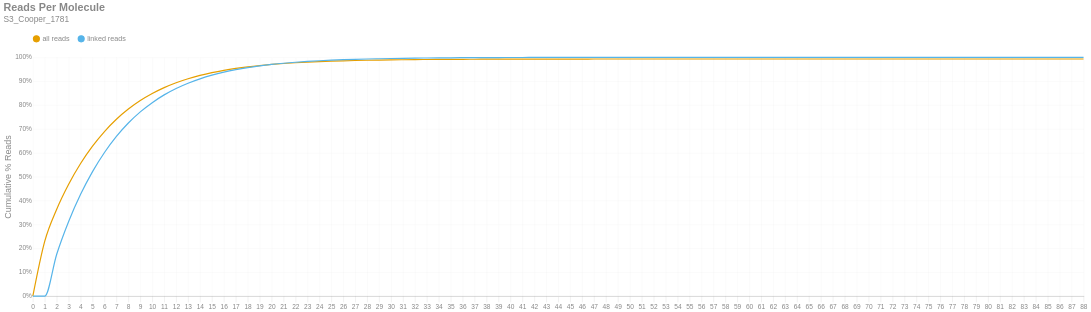

The notebook cell this image was saved under:
### Markdown cell above
### Reads per Molecule
This chart shows the cumulative distribution of the number of reads per linked molecule. That is, how many alignments are associated with a unique molecule. This excludes the number of reads associated with invalid or absent linked-read barcodes. The `linked` histogram is the percentages recalculated when disregarding singletons.

### Code cell
if SKIPLR:
    print_html(f"Skipped")
else:
    counts = np.bincount(valids['reads'].cast(pl.Int64).to_numpy())
    weighted = counts * np.arange(len(counts))
    all_perc = weighted / n_reads
    linked_perc = weighted / n_linked_reads
    linked_perc[1] = 0
    binned_df = pl.DataFrame({
        'readsper': list(range(len(counts))),
        'all reads (cumsum)': np.cumsum(all_perc).tolist(),
        'linked reads (cumsum)': np.cumsum(linked_perc).tolist(),
    })

    with SafeRender(binned_df):
        (
            density_plot(binned_df, 'Reads Per Molecule', samplename, 'readspmol')
            .encode(
                x=alt.X('readsper:O', title=None).axis(labelAngle=0).scale(padding=0),
                y=alt.Y('value:Q', title='Cumulative % Reads').axis(format='%').stack(False),
                color=alt.Color("key:N").scale(domain=["all reads", "linked reads"]),
                tooltip=[
                    alt.Tooltip("key:N", title="Data Type"),
                    alt.Tooltip("readsper:O", title="Reads Per Molecule"),
                    alt.Tooltip("value:Q", format=".2%", title="% Reads (Cum.)")
                ]            
            )
        ).display()

### Figure 1 — Vega-Lite specification as saved in the notebook (floating-point values rounded to 4 significant figures)
{"width": "container", "height": 400, "config": {"title": {"anchor": "start", "dy": -15, "fontSize": 18, "color": "#888888", "subtitleColor": "#888888", "subtitleFontSize": 14}, "arc": {"fill": "#0072B2"}, "axis": {"domainColor": "#888888", "domainWidth": 0.5, "gridWidth": 0.2, "grid": false, "titleFontWeight": 400, "titleFontSize": 15, "labelFontSize": 11, "labelColor": "#888888", "tickColor": "#888888", "tickWidth": 0.2, "titleColor": "#888888"}, "axisBand": {"grid": false}, "axisX": {"grid": true, "tickSize": 10, "domainCap": "round"}, "axisY": {"domain": false, "grid": true, "tickSize": 0, "domainCap": "round"}, "background": "transparent", "header": {"labelFontSize": 15, "labelColor": "#888888", "titleFontSize": 15, "titleFontWeight": 600, "titleColor": "#888888"}, "legend": {"labelFont": "sans-serif", "labelFontSize": 12, "labelColor": "#888888", "symbolSize": 100, "symbolType": "circle", "titleFontSize": 12, "titlePadding": 10, "titleColor": "#888888", "title": null, "orient": "top"}, "range": {"category": ["#E69F00", "#56B4E9", "#009E73", "#F0E442", "#0072B2", "#D55E00", "#CC79A7", "#000000"], "diverging": ["#cfe8f3", "#a2d4ec", "#73bfe2", "#46abdb", "#1696d2", "#12719e"]}, "area": {"fill": "#0072B2", "fillOpacity": 0.7, "line": true, "strokeOpacity": 0.7}, "line": {"color": "#0072B2", "stroke": "#0072B2", "strokeWidth": 2}, "trail": {"color": "#0072B2", "stroke": "#0072B2", "strokeWidth": 0, "size": 1}, "point": {"filled": true, "fillOpacity": 1.0, "size": 95}, "text": {"color": "#888888", "fontSize": 11, "align": "right", "fontWeight": 400, "size": 11}, "bar": {"fill": "#0072B2", "stroke": null}, "view": {"stroke": null, "continuousWidth": 660, "continuousHeight": 400}}, "data": {"name": "data-8f134233a504f140d932b2fd6e3e87ae"}, "mark": {"type": "line", "interpolate": "monotone", "point": {"opacity": 0, "size": 275}}, "encoding": {"color": {"field": "key", "scale": {"domain": ["all reads", "linked reads"]}, "type": "nominal"}, "tooltip": [{"field": "key", "title": "Data Type", "type": "nominal"}, {"field": "readsper", "title": "Reads Per Molecule", "type": "ordinal"}, {"field": "value", "format": ".2%", "title": "% Reads (Cum.)", "type": "quantitative"}], "x": {"axis": {"labelAngle": 0}, "field": "readsper", "scale": {"padding": 0}, "title": null, "type": "ordinal"}, "y": {"axis": {"format": "%"}, "field": "value", "stack": false, "title": "Cumulative % Reads", "type": "quantitative"}}, "params": [{"name": "param_c36ac31b6afebe62", "select": {"type": "point", "fields": ["key"]}, "bind": "legend"}], "title": {"text": "Reads Per Molecule", "subtitle": "S3_Cooper_1781"}, "transform": [{"fold": ["all reads (cumsum)", "linked reads (cumsum)"]}, {"calculate": "replace(datum.key, ' (cumsum)', '')", "as": "key"}, {"filter": {"param": "param_c36ac31b6afebe62"}}], "usermeta": {"embedOptions": {"downloadFileName": "S3_Cooper_1781.readspmol"}}, "$schema": "https://vega.github.io/schema/vega-lite/v6.1.0.json", "datasets": {"data-8f134233a504f140d932b2fd6e3e87ae": [{"readsper": 0, "all reads (cumsum)": 0.0, "linked reads (cumsum)": 0.0}, {"readsper": 1, "all reads (cumsum)": 0.2303, "linked reads (cumsum)": 0.0}, {"readsper": 2, "all reads (cumsum)": 0.3642, "linked reads (cumsum)": 0.1755}, {"readsper": 3, "all reads (cumsum)": 0.4687, "linked reads (cumsum)": 0.3126}, {"readsper": 4, "all reads (cumsum)": 0.5554, "linked reads (cumsum)": 0.4262}, {"readsper": 5, "all reads (cumsum)": 0.6279, "linked reads (cumsum)": 0.5213}, {"readsper": 6, "all reads (cumsum)": 0.6891, "linked reads (cumsum)": 0.6015}, {"readsper": 7, "all reads (cumsum)": 0.7404, "linked reads (cumsum)": 0.6688}, {"readsper": 8, "all reads (cumsum)": 0.7832, "linked reads (cumsum)": 0.7249}, {"readsper": 9, "all reads (cumsum)": 0.8188, "linked reads (cumsum)": 0.7715}, {"readsper": 10, "all reads (cumsum)": 0.8482, "linked reads (cumsum)": 0.8102}, {"readsper": 11, "all reads (cumsum)": 0.8731, "linked reads (cumsum)": 0.8427}, {"readsper": 12, "all reads (cumsum)": 0.8934, "linked reads (cumsum)": 0.8694}, {"readsper": 13, "all reads (cumsum)": 0.9103, "linked reads (cumsum)": 0.8916}, {"readsper": 14, "all reads (cumsum)": 0.9243, "linked reads (cumsum)": 0.9099}, {"readsper": 15, "all reads (cumsum)": 0.936, "linked reads (cumsum)": 0.9252}, {"readsper": 16, "all reads (cumsum)": 0.9456, "linked reads (cumsum)": 0.9379}, {"readsper": 17, "all reads (cumsum)": 0.9535, "linked reads (cumsum)": 0.9482}, {"readsper": 18, "all reads (cumsum)": 0.9601, "linked reads (cumsum)": 0.9569}, {"readsper": 19, "all reads (cumsum)": 0.9656, "linked reads (cumsum)": 0.964}, {"readsper": 20, "all reads (cumsum)": 0.9702, "linked reads (cumsum)": 0.9701}, {"readsper": 21, "all reads (cumsum)": 0.9741, "linked reads (cumsum)": 0.9752}, {"readsper": 22, "all reads (cumsum)": 0.9773, "linked reads (cumsum)": 0.9794}, {"readsper": 23, "all reads (cumsum)": 0.9799, "linked reads (cumsum)": 0.9828}, {"readsper": 24, "all reads (cumsum)": 0.982, "linked reads (cumsum)": 0.9856}, {"readsper": 25, "all reads (cumsum)": 0.9838, "linked reads (cumsum)": 0.9879}, {"readsper": 26, "all reads (cumsum)": 0.9853, "linked reads (cumsum)": 0.9899}, {"readsper": 27, "all reads (cumsum)": 0.9866, "linked reads (cumsum)": 0.9916}, {"readsper": 28, "all reads (cumsum)": 0.9877, "linked reads (cumsum)": 0.993}, {"readsper": 29, "all reads (cumsum)": 0.9885, "linked reads (cumsum)": 0.9941}, {"readsper": 30, "all reads (cumsum)": 0.9893, "linked reads (cumsum)": 0.9951}, {"readsper": 31, "all reads (cumsum)": 0.9899, "linked reads (cumsum)": 0.9959}, {"readsper": 32, "all reads (cumsum)": 0.9904, "linked reads (cumsum)": 0.9966}, {"readsper": 33, "all reads (cumsum)": 0.9909, "linked reads (cumsum)": 0.9972}, {"readsper": 34, "all reads (cumsum)": 0.9912, "linked reads (cumsum)": 0.9976}, {"readsper": 35, "all reads (cumsum)": 0.9915, "linked reads (cumsum)": 0.998}, {"readsper": 36, "all reads (cumsum)": 0.9918, "linked reads (cumsum)": 0.9983}, {"readsper": 37, "all reads (cumsum)": 0.9919, "linked reads (cumsum)": 0.9986}, {"readsper": 38, "all reads (cumsum)": 0.9921, "linked reads (cumsum)": 0.9988}, {"readsper": 39, "all reads (cumsum)": 0.9923, "linked reads (cumsum)": 0.999}, {"readsper": 40, "all reads (cumsum)": 0.9924, "linked reads (cumsum)": 0.9992}, {"readsper": 41, "all reads (cumsum)": 0.9925, "linked reads (cumsum)": 0.9993}, {"readsper": 42, "all reads (cumsum)": 0.9926, "linked reads (cumsum)": 0.9994}, {"readsper": 43, "all reads (cumsum)": 0.9926, "linked reads (cumsum)": 0.9995}, {"readsper": 44, "all reads (cumsum)": 0.9927, "linked reads (cumsum)": 0.9996}, {"readsper": 45, "all reads (cumsum)": 0.9927, "linked reads (cumsum)": 0.9996}, {"readsper": 46, "all reads (cumsum)": 0.9928, "linked reads (cumsum)": 0.9997}, {"readsper": 47, "all reads (cumsum)": 0.9928, "linked reads (cumsum)": 0.9997}, {"readsper": 48, "all reads (cumsum)": 0.9929, "linked reads (cumsum)": 0.9998}, {"readsper": 49, "all reads (cumsum)": 0.9929, "linked reads (cumsum)": 0.9998}, {"readsper": 50, "all reads (cumsum)": 0.9929, "linked reads (cumsum)": 0.9998}, {"readsper": 51, "all reads (cumsum)": 0.9929, "linked reads (cumsum)": 0.9999}, {"readsper": 52, "all reads (cumsum)": 0.9929, "linked reads (cumsum)": 0.9999}, {"readsper": 53, "all reads (cumsum)": 0.993, "linked reads (cumsum)": 0.9999}, {"readsper": 54, "all reads (cumsum)": 0.993, "linked reads (cumsum)": 0.9999}, {"readsper": 55, "all reads (cumsum)": 0.993, "linked reads (cumsum)": 0.9999}, {"readsper": 56, "all reads (cumsum)": 0.993, "linked reads (cumsum)": 0.9999}, {"readsper": 57, "all reads (cumsum)": 0.993, "linked reads (cumsum)": 0.9999}, {"readsper": 58, "all reads (cumsum)": 0.993, "linked reads (cumsum)": 0.9999}, {"readsper": 59, "all reads (cumsum)": 0.993, "linked reads (cumsum)": 1.0}, {"readsper": 60, "all reads (cumsum)": 0.993, "linked reads (cumsum)": 1.0}, {"readsper": 61, "all reads (cumsum)": 0.993, "linked reads (cumsum)": 1.0}, {"readsper": 62, "all reads (cumsum)": 0.993, "linked reads (cumsum)": 1.0}, {"readsper": 63, "all reads (cumsum)": 0.993, "linked reads (cumsum)": 1.0}, {"readsper": 64, "all reads (cumsum)": 0.993, "linked reads (cumsum)": 1.0}, {"readsper": 65, "all reads (cumsum)": 0.993, "linked reads (cumsum)": 1.0}, {"readsper": 66, "all reads (cumsum)": 0.993, "linked reads (cumsum)": 1.0}, {"readsper": 67, "all reads (cumsum)": 0.993, "linked reads (cumsum)": 1.0}, {"readsper": 68, "all reads (cumsum)": 0.993, "linked reads (cumsum)": 1.0}, {"readsper": 69, "all reads (cumsum)": 0.993, "linked reads (cumsum)": 1.0}, {"readsper": 70, "all reads (cumsum)": 0.993, "linked reads (cumsum)": 1.0}, {"readsper": 71, "all reads (cumsum)": 0.993, "linked reads (cumsum)": 1.0}, {"readsper": 72, "all reads (cumsum)": 0.993, "linked reads (cumsum)": 1.0}, {"readsper": 73, "all reads (cumsum)": 0.993, "linked reads (cumsum)": 1.0}, {"readsper": 74, "all reads (cumsum)": 0.993, "linked reads (cumsum)": 1.0}, {"readsper": 75, "all reads (cumsum)": 0.993, "linked reads (cumsum)": 1.0}, {"readsper": 76, "all reads (cumsum)": 0.993, "linked reads (cumsum)": 1.0}, {"readsper": 77, "all reads (cumsum)": 0.993, "linked reads (cumsum)": 1.0}, {"readsper": 78, "all reads (cumsum)": 0.993, "linked reads (cumsum)": 1.0}, {"readsper": 79, "all reads (cumsum)": 0.993, "linked reads (cumsum)": 1.0}, {"readsper": 80, "all reads (cumsum)": 0.993, "linked reads (cumsum)": 1.0}, {"readsper": 81, "all reads (cumsum)": 0.993, "linked reads (cumsum)": 1.0}, {"readsper": 82, "all reads (cumsum)": 0.993, "linked reads (cumsum)": 1.0}, {"readsper": 83, "all reads (cumsum)": 0.993, "linked reads (cumsum)": 1.0}, {"readsper": 84, "all reads (cumsum)": 0.993, "linked reads (cumsum)": 1.0}, {"readsper": 85, "all reads (cumsum)": 0.993, "linked reads (cumsum)": 1.0}, {"readsper": 86, "all reads (cumsum)": 0.993, "linked reads (cumsum)": 1.0}, {"readsper": 87, "all reads (cumsum)": 0.993, "linked reads (cumsum)": 1.0}, {"readsper": 88, "all reads (cumsum)": 0.993, "linked reads (cumsum)": 1.0}]}}
